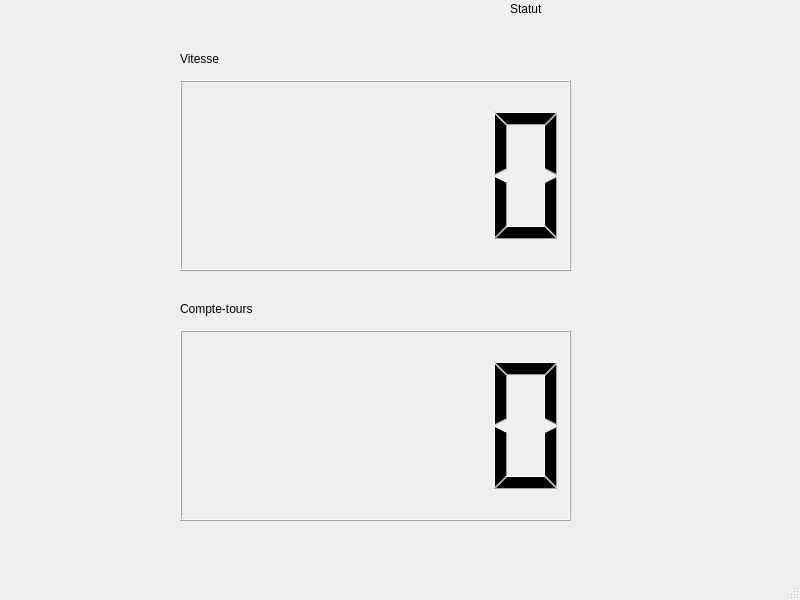
<?xml version="1.0" encoding="UTF-8"?>
<ui version="4.0">
 <class>MainWindow</class>
 <widget class="QMainWindow" name="MainWindow">
  <property name="geometry">
   <rect>
    <x>0</x>
    <y>0</y>
    <width>800</width>
    <height>600</height>
   </rect>
  </property>
  <property name="windowTitle">
   <string>MainWindow</string>
  </property>
  <widget class="QWidget" name="centralwidget">
   <widget class="QLabel" name="statusLabel">
    <property name="geometry">
     <rect>
      <x>510</x>
      <y>0</y>
      <width>67</width>
      <height>17</height>
     </rect>
    </property>
    <property name="text">
     <string>Statut</string>
    </property>
   </widget>
   <widget class="QLCDNumber" name="lcdVitesse">
    <property name="geometry">
     <rect>
      <x>180</x>
      <y>80</y>
      <width>391</width>
      <height>191</height>
     </rect>
    </property>
   </widget>
   <widget class="QLabel" name="vitesseLabel">
    <property name="geometry">
     <rect>
      <x>180</x>
      <y>50</y>
      <width>67</width>
      <height>17</height>
     </rect>
    </property>
    <property name="text">
     <string>Vitesse</string>
    </property>
   </widget>
   <widget class="QLCDNumber" name="lcdCompteTours">
    <property name="geometry">
     <rect>
      <x>180</x>
      <y>330</y>
      <width>391</width>
      <height>191</height>
     </rect>
    </property>
   </widget>
   <widget class="QLabel" name="ctLabel">
    <property name="geometry">
     <rect>
      <x>180</x>
      <y>300</y>
      <width>121</width>
      <height>17</height>
     </rect>
    </property>
    <property name="text">
     <string>Compte-tours</string>
    </property>
   </widget>
  </widget>
  <widget class="QMenuBar" name="menubar">
   <property name="geometry">
    <rect>
     <x>0</x>
     <y>0</y>
     <width>800</width>
     <height>31</height>
    </rect>
   </property>
  </widget>
  <widget class="QStatusBar" name="statusbar"/>
 </widget>
 <resources/>
 <connections/>
</ui>
